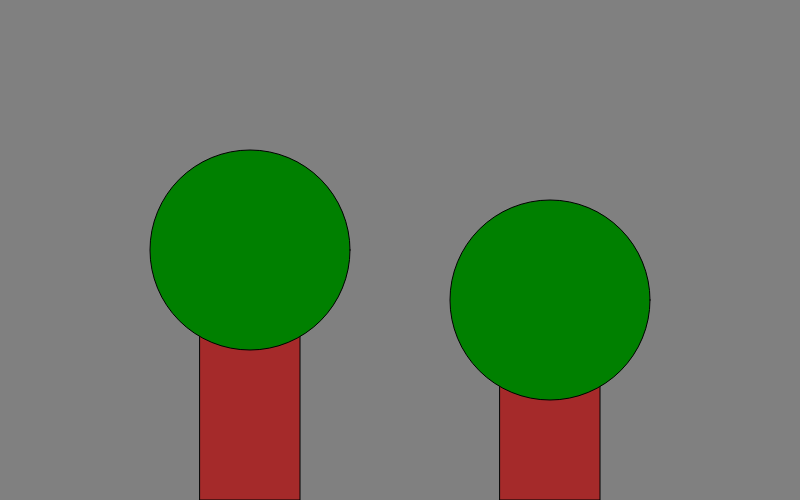
Frame 1 (no input)
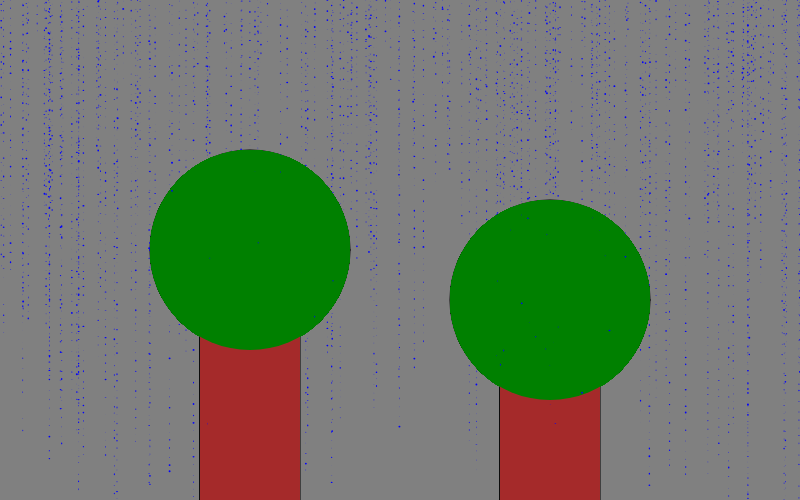
Frame 60 (no input)
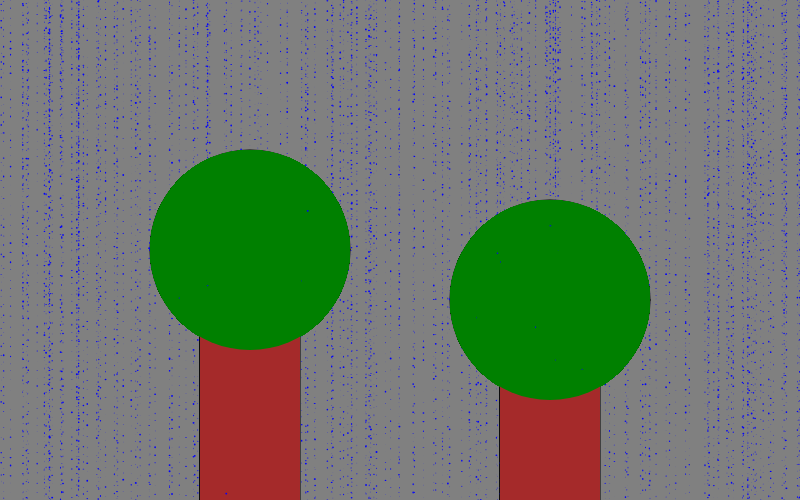
Frame 120 (the mouse pressed at the canvas centre since frame 60)

The p5.js sketch that drew these frames (run headless with seeded random() and noise() and a simulated clock; from frame 60 on, the mouse is pressed at the canvas centre):

// p5.js sketch
// ── sketch.js
var rain = [] //Creates array for rain so that multiple drops fall

function setup() {
   createCanvas(800, 500)
    background('gray');
  for(var i = 0; i < 200; i++) {
    rain[i] = new Rain();
}
}

function draw() {
   fill('brown'); //Creates tree trunks
    rect(200, 300, 100, 200);
fill('green'); //Creates tree "leaves"/tops. This and trunks are repeated for two trees.
    ellipse(250, 250, 200, 200);
fill('brown');
    rect(500, 300, 100, 200);
fill('green');
    ellipse(550, 300, 200, 200);
  for(var i = 0; i < 200; i++) {
  rain[i].display();
  rain[i].fall();
}
}

function Rain() { //Class function to create the rain
  this.x = random(0, width);
  this.y = random(0, -height);
    
  this.display = function() { //Displays the rain as blue and falling randomly
    noStroke();
    fill('blue');
    ellipse(this.x, this.y, random(0, 2), random(0, 2));   
  }
  this.fall = function() { //Sets the speed at which the rain falls, incorporates gravity at 1 with the random speed. The rain eventually fills up the screen with blue streaks.
    this.speed = random(6, 12);
    this.gravity = 1;
    this.y = this.y + this.speed*this.gravity;  
    
    if (this.y > height) { //Runs the rain on a loop
      this.y = random(0, -height);
      this.gravity = 0;
}
}
}
